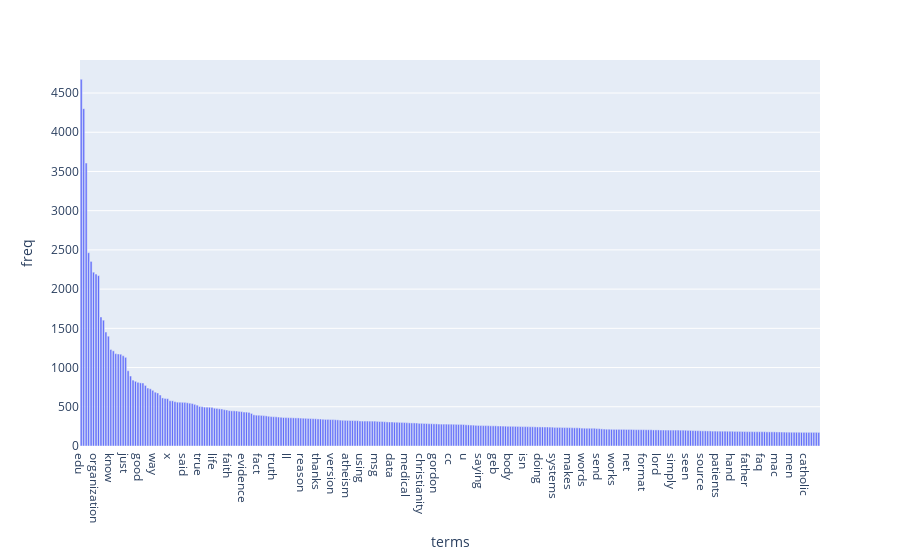

Source (notebook cell):
### Markdown cell above
<a id='exercise15'></a>
### >>> **Exercise 15 (take home):** 
Additionally, you can attempt to sort the terms on the `x-axis` by frequency instead of in alphabetical order. This way the visualization is more meaninfgul and you will be able to observe the so called [long tail](https://en.wikipedia.org/wiki/Long_tail) (get familiar with this term since it will appear a lot in data mining and other statistics courses). see picture below

![alt txt](https://upload.wikimedia.org/wikipedia/commons/thumb/8/8a/Long_tail.svg/1000px-Long_tail.svg.png)

### Code cell
# Answer here
import numpy as np
import matplotlib.pyplot as plt
import plotly.express as px

term_frequencies = np.asarray(X_counts.sum(axis=0))[0]
df = pd.DataFrame(term_frequencies, columns=['freq'])
df['terms'] = count_vect.get_feature_names_out()
df.sort_values(by='freq',ascending=False,inplace=True)
fig = px.bar(df[:300],x='terms',y='freq')
fig.show()

### Figure 1 — Plotly figure (JSON) as saved in the notebook; plotly's stock layout.template omitted (floating-point values rounded to 4 significant figures; data arrays with more than 128 entries replaced by an {"elided": "..."} marker saying what was removed)
{"data": [{"alignmentgroup": "True", "hovertemplate": "terms=%{x}<br>freq=%{y}<extra></extra>", "legendgroup": "", "marker": {"color": "#636efa", "pattern": {"shape": ""}}, "name": "", "offsetgroup": "", "orientation": "v", "showlegend": false, "textposition": "auto", "type": "bar", "x": {"elided": "300 str values"}, "xaxis": "x", "y": {"elided": "300 int values"}, "yaxis": "y"}], "layout": {"barmode": "relative", "legend": {"tracegroupgap": 0}, "margin": {"t": 60}, "xaxis": {"anchor": "y", "domain": [0, 1], "title": {"text": "terms"}}, "yaxis": {"anchor": "x", "domain": [0, 1], "title": {"text": "freq"}}}}
